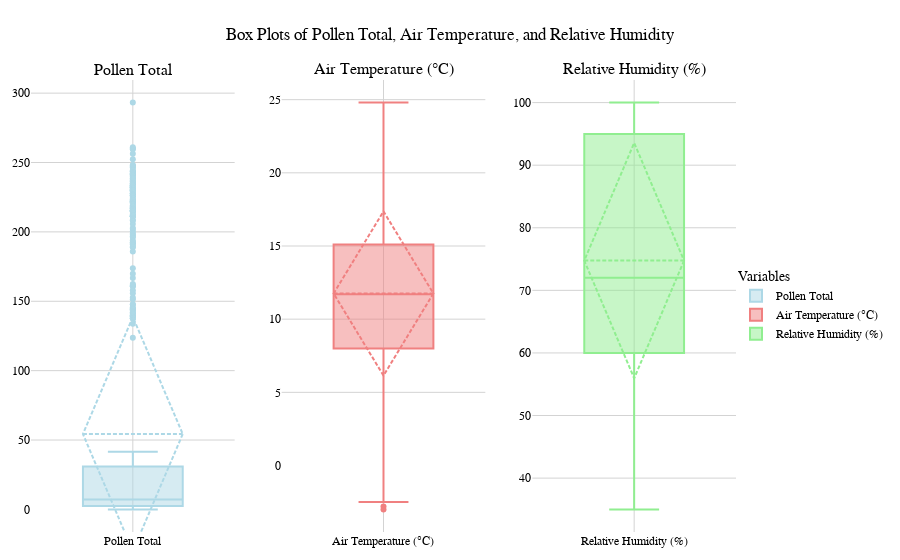

Notebook code for this chart:
### Markdown cell above
### Pollen Distribution

### Code cell
import pandas as pd
import plotly.graph_objects as go
from plotly.subplots import make_subplots



fig_box = make_subplots(rows=1, cols=3, subplot_titles=("Pollen Total", "Air Temperature (°C)", "Relative Humidity (%)"))

fig_box.add_trace(go.Box(
    y=df['pollen_total'], 
    name='Pollen Total', 
    marker_color='lightblue', 
    boxmean='sd',
    hovertemplate='Max: %{y.upperfence:.2f}<br>Upper Quartile: %{y.upperq:.2f}<br>Mean: %{y.mean:.2f} ± %{y.sd:.2f}<br>Median: %{y.median:.2f}<br>Lower Quartile: %{y.lowerq:.2f}<br>Min: %{y.lowerfence:.2f}<extra></extra>'
), row=1, col=1)

fig_box.add_trace(go.Box(
    y=df['air_temp'], 
    name='Air Temperature (°C)', 
    marker_color='lightcoral', 
    boxmean='sd',
    hovertemplate='Max: %{y.upperfence:.2f}<br>Upper Quartile: %{y.upperq:.2f}<br>Mean: %{y.mean:.2f} ± %{y.sd:.2f}<br>Median: %{y.median:.2f}<br>Lower Quartile: %{y.lowerq:.2f}<br>Min: %{y.lowerfence:.2f}<extra></extra>'
), row=1, col=2)

fig_box.add_trace(go.Box(
    y=df['rel_hum'], 
    name='Relative Humidity (%)', 
    marker_color='lightgreen', 
    boxmean='sd',
    hovertemplate='Max: %{y.upperfence:.2f}<br>Upper Quartile: %{y.upperq:.2f}<br>Mean: %{y.mean:.2f} ± %{y.sd:.2f}<br>Median: %{y.median:.2f}<br>Lower Quartile: %{y.lowerq:.2f}<br>Min: %{y.lowerfence:.2f}<extra></extra>'
), row=1, col=3)

fig_box.update_layout(
    title={
        'text': 'Box Plots of Pollen Total, Air Temperature, and Relative Humidity',
        'y':0.95,
        'x':0.5,
        'xanchor': 'center',
        'yanchor': 'top'
    },
    plot_bgcolor='white',
    font=dict(family="Arial, sans-serif", size=12, color="black"),
    showlegend=True,
    legend=dict(title='Variables', x=1, y=0.5),
    margin=dict(l=20, r=20, t=80, b=20),
    paper_bgcolor='white'
)

for i in range(1, 4):
    fig_box.update_xaxes(showgrid=True, gridcolor='LightGray', row=1, col=i)
    fig_box.update_yaxes(showgrid=True, gridcolor='LightGray', row=1, col=i)

fig_box.show()

### Figure 1 — Plotly figure (JSON) as saved in the notebook; plotly's stock layout.template omitted (floating-point values rounded to 4 significant figures; data arrays with more than 128 entries replaced by an {"elided": "..."} marker saying what was removed)
{"data": [{"boxmean": "sd", "hovertemplate": "Max: %{y.upperfence:.2f}<br>Upper Quartile: %{y.upperq:.2f}<br>Mean: %{y.mean:.2f} ± %{y.sd:.2f}<br>Median: %{y.median:.2f}<br>Lower Quartile: %{y.lowerq:.2f}<br>Min: %{y.lowerfence:.2f}<extra></extra>", "marker": {"color": "lightblue"}, "name": "Pollen Total", "type": "box", "xaxis": "x", "y": {"elided": "643 float values"}, "yaxis": "y"}, {"boxmean": "sd", "hovertemplate": "Max: %{y.upperfence:.2f}<br>Upper Quartile: %{y.upperq:.2f}<br>Mean: %{y.mean:.2f} ± %{y.sd:.2f}<br>Median: %{y.median:.2f}<br>Lower Quartile: %{y.lowerq:.2f}<br>Min: %{y.lowerfence:.2f}<extra></extra>", "marker": {"color": "lightcoral"}, "name": "Air Temperature (°C)", "type": "box", "xaxis": "x2", "y": {"elided": "643 float values"}, "yaxis": "y2"}, {"boxmean": "sd", "hovertemplate": "Max: %{y.upperfence:.2f}<br>Upper Quartile: %{y.upperq:.2f}<br>Mean: %{y.mean:.2f} ± %{y.sd:.2f}<br>Median: %{y.median:.2f}<br>Lower Quartile: %{y.lowerq:.2f}<br>Min: %{y.lowerfence:.2f}<extra></extra>", "marker": {"color": "lightgreen"}, "name": "Relative Humidity (%)", "type": "box", "xaxis": "x3", "y": {"elided": "643 int values"}, "yaxis": "y3"}], "layout": {"annotations": [{"font": {"size": 16}, "showarrow": false, "text": "Pollen Total", "x": 0.1444, "xanchor": "center", "xref": "paper", "y": 1, "yanchor": "bottom", "yref": "paper"}, {"font": {"size": 16}, "showarrow": false, "text": "Air Temperature (°C)", "x": 0.5, "xanchor": "center", "xref": "paper", "y": 1, "yanchor": "bottom", "yref": "paper"}, {"font": {"size": 16}, "showarrow": false, "text": "Relative Humidity (%)", "x": 0.8556, "xanchor": "center", "xref": "paper", "y": 1, "yanchor": "bottom", "yref": "paper"}], "font": {"color": "black", "family": "Arial, sans-serif", "size": 12}, "legend": {"title": {"text": "Variables"}, "x": 1, "y": 0.5}, "margin": {"b": 20, "l": 20, "r": 20, "t": 80}, "paper_bgcolor": "white", "plot_bgcolor": "white", "showlegend": true, "title": {"text": "Box Plots of Pollen Total, Air Temperature, and Relative Humidity", "x": 0.5, "xanchor": "center", "y": 0.95, "yanchor": "top"}, "xaxis": {"anchor": "y", "domain": [0, 0.2889], "gridcolor": "LightGray", "showgrid": true}, "xaxis2": {"anchor": "y2", "domain": [0.3556, 0.6444], "gridcolor": "LightGray", "showgrid": true}, "xaxis3": {"anchor": "y3", "domain": [0.7111, 1], "gridcolor": "LightGray", "showgrid": true}, "yaxis": {"anchor": "x", "domain": [0, 1], "gridcolor": "LightGray", "showgrid": true}, "yaxis2": {"anchor": "x2", "domain": [0, 1], "gridcolor": "LightGray", "showgrid": true}, "yaxis3": {"anchor": "x3", "domain": [0, 1], "gridcolor": "LightGray", "showgrid": true}}}
